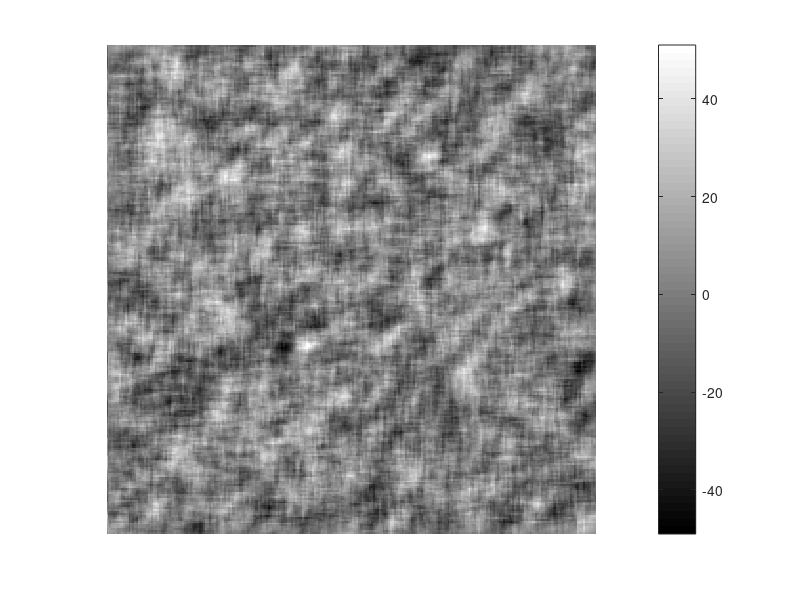

Reproduce this figure in MATLAB.
clc; clear; close all

N = 256;
p = 5;
L = 2*p+1;
a = 4;
b = 4;
r = 0.9; %coeff correlation compris entre -1 et 1;

x0 = (-p:p)';
y0 = (-p:p)';

%% creation masque
terme1 = [x0 y0];
terme2 = [1/a^2 -r/(a*b); -r/(a*b) 1/b^2];
M = exp( -(1/(2*(1-r^2))) * terme1 * terme2 * terme1');

A = randn(N, N);

I = filter2(M, A);

%% nomralisation texture


dynam = [min(min(I)) max(max(I))];
imshow(I, dynam)
colorbar